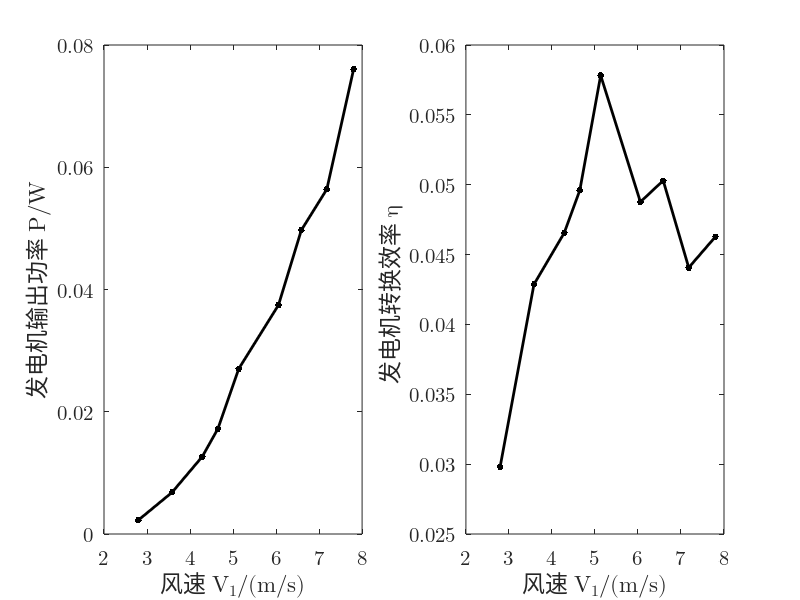

This figure's MATLAB source:
% u =(10:2:26);
% i =[0.065 0.081 0.099 0.117 0.137 0.156 0.177 0.200 0.220];
% v1=[2.795 3.582 4.286 4.648 5.133 6.056 6.587 7.180 7.803];
% r=0.5*103.84*10^(-3);
% s=pi*r*r;
% rho=1.185;
% p0=u.*i
% p1=0.5.*rho.*s.*(v1.^3)
% ita=p1./p0
%
% subplot(1, 2, 1);
% uv=scatter(u, v1, 200, 'k', '.');
% dddd=(0:0.22:1.76)-0.3;
% text(u-dddd, v1+0.12, arrayfun(@(x)sprintf("%.3f", x), v1), 'fontname', 'latin modern math', 'fontsize', 12)
%
% hold on;
% xlim([10, 26])
% xticks(u)
% set(gca, 'FontName', 'Latin Modern Math', 'FontSize', 15);
% xlabel('\fontname{Songti SC}输入电压 \fontname{Latin Modern Math}U/V');
% ylabel('\fontname{Songti SC}风速 \fontname{Latin Modern Math}V_1/(m/s)');
% box on;
% M=[u' ones(9,1)];
% k=M\(v1');
% v1pre=(M*k)';
%
% plot(u, v1pre, '-k', 'LineWidth', 2);
%
% subplot(1, 2, 2);
% plot(v1, ita, '.-k', 'LineWidth', 2, 'MarkerSize', 15);
% set(gca, 'FontName', 'Latin Modern Math', 'FontSize', 15);
% xlabel('\fontname{Songti SC}风速 \fontname{Latin Modern Math}V_1/(m/s)');
% ylabel('\fontname{Songti SC}转换效率 \fontname{Latin Modern Math}\eta');
% dddd=(0:0.22:1.76)-0.3;
% text(v1-0.55, ita, arrayfun(@(x)sprintf("%.3f", x), ita), 'fontname', 'latin modern math', 'fontsize', 12)




% r=(400:200:2000);
% u1=[2.40,3.20,3.85,4.10,4.42,4.67,4.88,5.02,5.25];
% u2=[5.12,6.30,7.20,8.01,8.30,8.71,8.96,9.15,9.20];
% p1=u1.^2./r
% p2=u2.^2./r
%
% plot(r, p1, '.--k', 'LineWidth', 2, 'MarkerSize', 15);
% hold on;
% plot(r, p2, '.-k', 'LineWidth', 2, 'MarkerSize', 15);
% set(gca, 'FontName', 'Latin Modern Math', 'FontSize', 15);
%
% xlim([400, 2000])
% xticks(r)
%
% legend(["\fontname{Songti SC}风机电压 \fontname{Latin Modern Math}16V; \fontname{Songti SC}风速 \fontname{Latin Modern Math}4.648m/s", "\fontname{Songti SC}风机电压 \fontname{Latin Modern Math}24V; \fontname{Songti SC}风速 \fontname{Latin Modern Math}7.180m/s"],...
%     'FontSize', 18);
% xlabel('\fontname{Songti SC}负载电阻 \fontname{Latin Modern Math}R/\Omega');
% ylabel('\fontname{Songti SC}输出功率 \fontname{Latin Modern Math}P/W');
% dddd=(0:13:104)-8;
% text(r-dddd, p1+0.001, arrayfun(@(x)sprintf("%.4f", x), p1), 'fontname', 'latin modern math', 'fontsize', 12)
% text(r-dddd, p2-0.001, arrayfun(@(x)sprintf("%.4f", x), p2), 'fontname', 'latin modern math', 'fontsize', 12);

u=(10:2:26);
u1=[1.50 2.61 3.56 4.15 5.20 6.12 7.05 7.51 8.72];
v1=[2.795 3.582 4.286 4.648 5.133 6.056 6.587 7.180 7.803];
p0=u1.^2./1000
r=0.5*86.20*10^(-3);
s=pi*r*r;
rho=1.185;
p1=0.5.*rho.*s.*(v1.^3)
eta=p0./p1

subplot(1, 2, 1);
plot(v1, p0, '.-k', 'LineWidth', 2, 'MarkerSize', 15);
xlabel('\fontname{Songti SC}风速 \fontname{Latin Modern Math}V_1/(m/s)');
ylabel('\fontname{Songti SC}发电机输出功率 \fontname{Latin Modern Math}P/W');
set(gca, 'FontName', 'Latin Modern Math', 'FontSize', 15);

subplot(1, 2, 2);
plot(v1, eta, '.-k', 'LineWidth', 2, 'MarkerSize', 15);
xlabel('\fontname{Songti SC}风速 \fontname{Latin Modern Math}V_1/(m/s)');
ylabel('\fontname{Songti SC}发电机转换效率 \fontname{Latin Modern Math}\eta ');
set(gca, 'FontName', 'Latin Modern Math', 'FontSize', 15);
